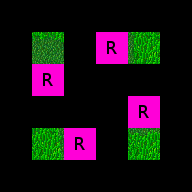

Below is a game level as drawn by its tile map, then a one-line description and the .tmx that defines it (tile-layer data replaced by summaries):
An orthogonal 6x6 tile map with 32x32 px tiles, 12 tile layers (Regions, Input_set, Input_set, Input_set, ...), 4 tilesets.

<map version="1.0" orientation="orthogonal" width="6" height="6" tilewidth="32" tileheight="32">
 <tileset firstgid="1" name="Woodland" tilewidth="32" tileheight="32">
  <image source="../../graphics/tiles/Woodland_ground.png" width="512" height="512" />
 </tileset>
 <tileset firstgid="257" name="Collision" tilewidth="32" tileheight="32">
  <image source="../../graphics/tiles/collision.png" width="64" height="32" />
 </tileset>
 <tileset firstgid="259" name="set_rules" tilewidth="32" tileheight="32">
  <image source="../../graphics/tiles/set_rules.png" width="64" height="64" />
 </tileset>
 <tileset firstgid="263" name="set_woodland" tilewidth="32" tileheight="32">
  <image source="../../graphics/tiles/set_woodland.png" width="512" height="320" />
 </tileset>
 <layer name="Regions" width="6" height="6">
  <data>[36 cells, 8 non-empty, 1 distinct tile ids]</data>
 </layer>
 <layer name="Input_set" width="6" height="6">
  <data>[36 cells, 4 non-empty, 1 distinct tile ids]</data>
 </layer>
 <layer name="Input_set" width="6" height="6">
  <data>[36 cells, 4 non-empty, 1 distinct tile ids]</data>
 </layer>
 <layer name="Input_set" width="6" height="6">
  <data>[36 cells, 4 non-empty, 1 distinct tile ids]</data>
 </layer>
 <layer name="Input_set" width="6" height="6">
  <data>[36 cells, 4 non-empty, 1 distinct tile ids]</data>
 </layer>
 <layer name="Input_set" width="6" height="6">
  <data>[36 cells, 4 non-empty, 1 distinct tile ids]</data>
 </layer>
 <layer name="Input_set" width="6" height="6">
  <data>[36 cells, 4 non-empty, 1 distinct tile ids]</data>
 </layer>
 <layer name="Input_set" width="6" height="6">
  <data>[36 cells, 4 non-empty, 1 distinct tile ids]</data>
 </layer>
 <layer name="Input_set" width="6" height="6">
  <data>[36 cells, 4 non-empty, 1 distinct tile ids]</data>
 </layer>
 <layer name="Input_set" width="6" height="6">
  <data>[36 cells, 4 non-empty, 1 distinct tile ids]</data>
 </layer>
 <layer name="Input_set" width="6" height="6">
  <data>[36 cells, 4 non-empty, 1 distinct tile ids]</data>
 </layer>
 <layer name="Output_Ground" width="6" height="6">
  <data>[36 cells, 4 non-empty, 4 distinct tile ids]</data>
 </layer>
</map>
